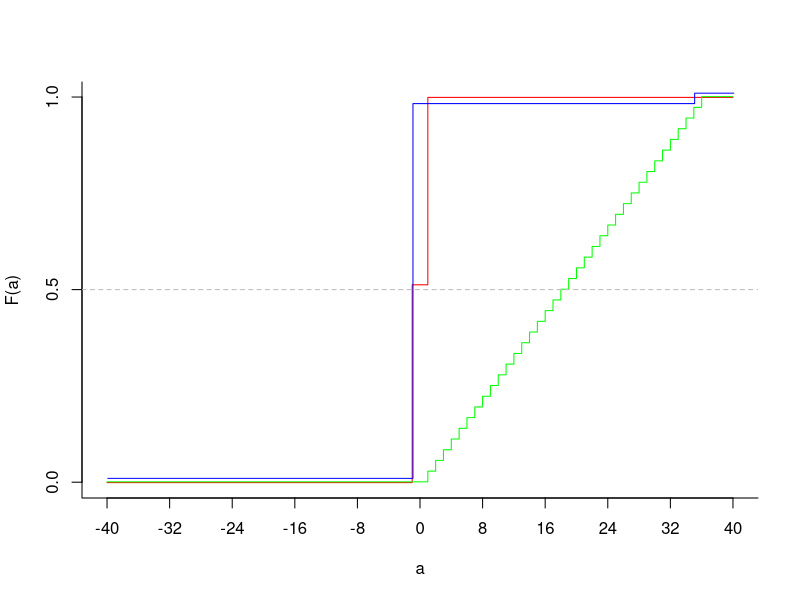
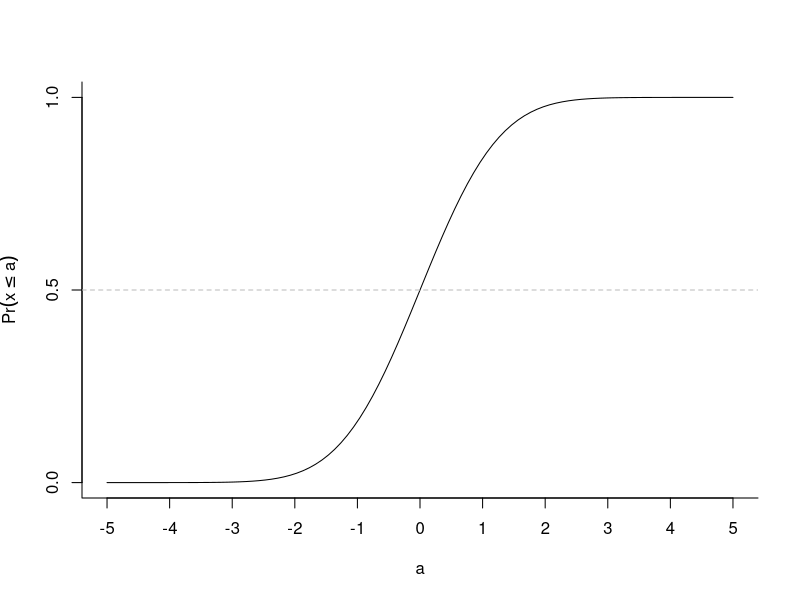
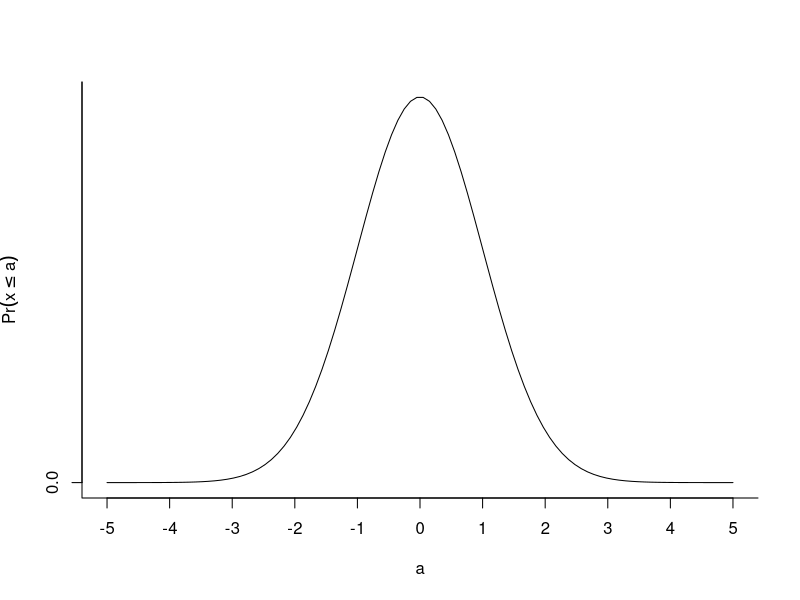

R code for these plots, in order:
## ---- chunk 1
knitr::opts_chunk$set(echo = TRUE)
## ---- chunk 2
plot(x=c(-40,-1,1,40),
     y=c(0,19/37,1,1)-0.001,
     type="s",
     col="red",
     xlab="a",
     ylab="F(a)",
     bty="l",
     xaxp=c(-40,40,10),
     yaxp=c(0,1,2))
lines(x=c(-40,seq(from=0,to=36,by=1),40),
      y=c(0,seq(from=0,to=1,length=37),1)+0.001,
      type="s",
      col="green")
lines(x=0.1+ c(-40,-1,35,40),
      y=0.01+c(0,36/37,1,1),
      type="s",
      col="blue")
abline(h=0.5,lty=2,col="gray")
## ---- chunk 3
plot(x=seq(from=-5,to=5,length.out=100),y=pnorm(seq(from=-5,to=5,length.out=100)),type="l",xlab="a",ylab=expression(Pr(x <= a)),bty="l",xaxp=c(-5,5,10),yaxp=c(0,1,2))
abline(h=0.5,lty=2,col="gray")
## ---- chunk 4
plot(x=seq(from=-5,to=5,length.out=100),y=dnorm(seq(from=-5,to=5,length.out=100)),type="l",xlab="a",ylab=expression(Pr(x <= a)),bty="l",xaxp=c(-5,5,10),yaxp=c(0,1,2))
abline(h=0.5,lty=2,col="gray")
